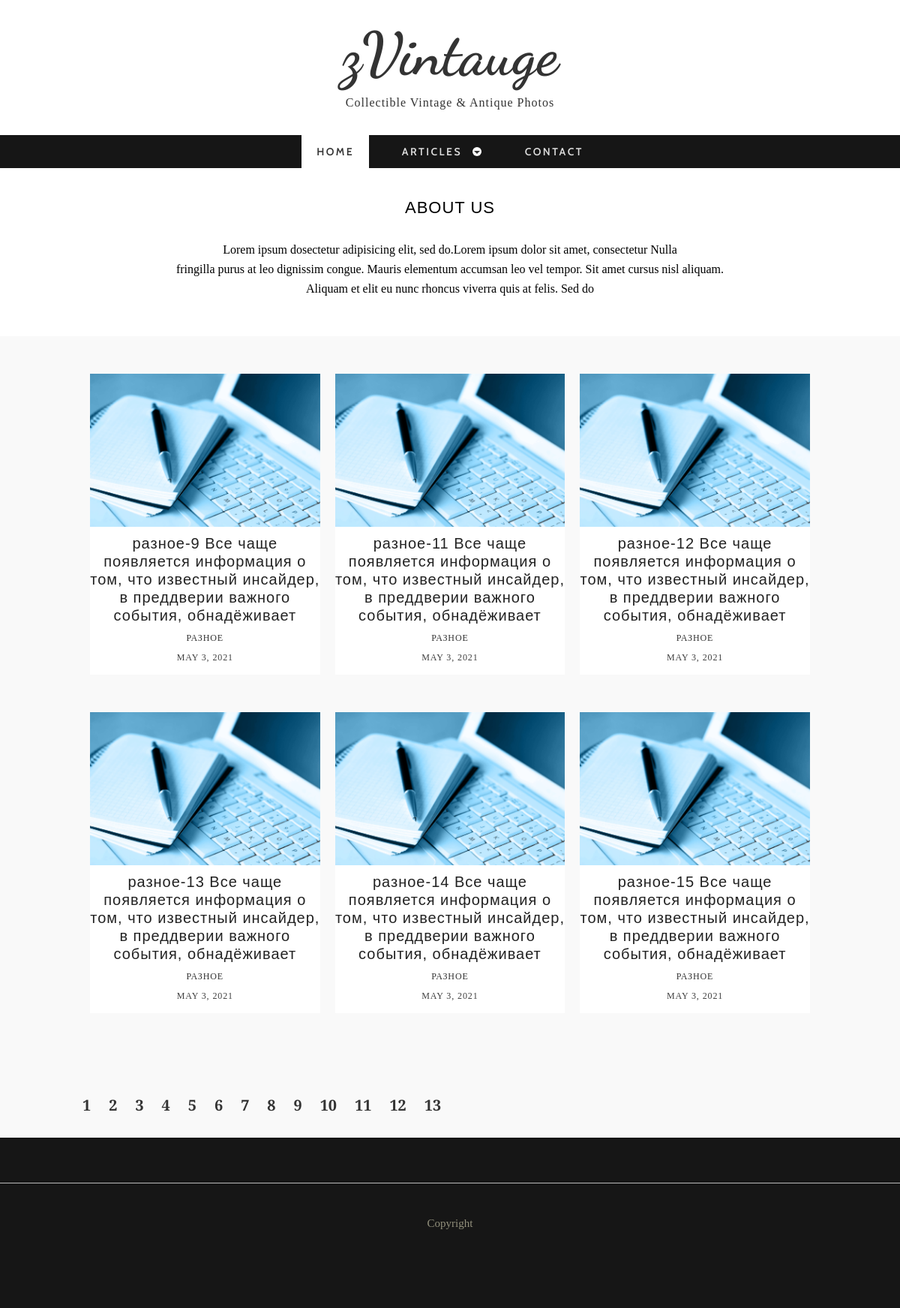
Page /articles?page=5 on the committed database.
### tables this page shows
CREATE TABLE `posts` (
  `ID` int(11) NOT NULL,
  `ACTIVE` tinyint(1) NOT NULL,
  `TITLE` varchar(255) NOT NULL,
  `CODE` varchar(255) NOT NULL,
  `CONTENT` text NOT NULL,
  `CATEGORY_ID` int(11) NOT NULL,
  `AUTHOR_ID` int(11) NOT NULL,
  `DATE` datetime NOT NULL
);

### controller/init.php (called while the page is built, shortened)
<?php
require_once $_SERVER["DOCUMENT_ROOT"] . '/classes/posts.php';
require_once $_SERVER["DOCUMENT_ROOT"] . '/classes/categories.php';
if (strpos($_SERVER['REQUEST_URI'], 'articles') != false && empty($_REQUEST['category'])) {
    $arArticles = [];
    $countPosts = Posts::countPosts();
    $pages = ceil($countPosts['COUNT'] / 6);
    $offset = empty($_REQUEST['page']) || $_REQUEST['page'] == 1 ? 0 : ($_REQUEST['page'] - 1) * 6;
    $arPosts = Posts::getPostsList(['ID', 'ACTIVE', 'TITLE', 'CODE', 'CATEGORY_ID','DATE'], [], ['DATE' => 'DESC'], ['limit' => 6, 'offset' => $offset]);
    foreach ($arPosts as $post) {
        if ($post['ACTIVE'] == true) {
            $category = Categories::getСategory($post['CATEGORY_ID'], ['NAME', 'CODE']);
            $post['CATEGORY_NAME'] = $category['NAME'];
            $post['CATEGORY_CODE'] = $category['CODE'];
            $arArticles[] = $post;
        }
    }
}

### classes/DB.php (called while the page is built, shortened)
<?php
class DB
{
    private static $host = 'localhost';
    private static $database = 'articles';
    private static $user = 'test';
    private static $password = 'test';
    protected static function query($query)
    {
        try {
            $dsn = "mysql:dbname=" . self::$database . ";host=" . self::$host;
            $dbh = new PDO($dsn, self::$user, self::$password);
            $dbh->exec("set names utf8");
            $dbh->setAttribute(PDO::ATTR_ERRMODE, PDO::ERRMODE_EXCEPTION);
        } catch (PDOException $e) {
            die ('Ошибка подключения:' . $e->getMessage());
        }
        $resQuery = [];
        foreach ($dbh->query($query, PDO::FETCH_ASSOC) as $row) {
            $resQuery[] = $row;
        }
        return $resQuery;
    }
}

### classes/posts.php (called while the page is built, shortened)
<?php
    require_once $_SERVER["DOCUMENT_ROOT"] . '/classes/DB.php';
    class Posts extends DB
    {
        public static function getPostsList(array $arSelect, array $arFilter, array $arOrder, array $arLimit): array
        {
            $select = !empty($arSelect) ? implode(",", $arSelect) : '*';
            $sql = "SELECT {$select} FROM `posts`";
            $order = !empty($arOrder) ? self::editParameters($arOrder, ' ', ",") : 'ID ASC';
            $sql .= " ORDER BY {$order}";
            if (!empty($arLimit) && isset($arLimit['limit'])) {
                $sql .= " LIMIT {$arLimit['limit']} ";
                $sql .= isset($arLimit['offset']) ? " OFFSET {$arLimit['offset']} " : "";
            }
            return self::query($sql);
        }
        public static function countPosts($arFilter=[])
        {
            $sql ="SELECT count(*) as COUNT FROM posts";
            return self::query($sql)[0];
        }
        private static function editParameters($arParam, $connector, $separator, $otherConnector = '')
        {
            $array = [];
            foreach ($arParam as $key => $value) {
                $array[] = $key . $connector . $otherConnector . $value . $otherConnector;
            }
            return implode($separator, $array);
        }
    }

### classes/categories.php (called while the page is built, shortened)
<?php
require_once $_SERVER["DOCUMENT_ROOT"] . '/classes/DB.php';
class Categories extends DB
{
    public static function getСategory($id, array $arSelect)
    {
        $select = !empty($arSelect) ? implode(",", $arSelect) : '*';
        $sql = "SELECT {$select} FROM `categories` WHERE ID={$id}";
        $res = self::query($sql);
        return (count($res) == 1) ? $res[0] : false;
    }
}

### articles/index.php (the view, shortened to what this page needs)
<?php
    require_once $_SERVER["DOCUMENT_ROOT"] . '/includes/header.php';
?>
    <div id="container">
        <div class="wrap-container">
            <section class="content-box box-1">
                <div class="zerogrid">
                    <div class="wrap-box">
                        <div class="box-header">
                            <h2>ABOUT US</h2>
                        </div>
                        <div class="box-content">
                            <p>Lorem ipsum dosectetur adipisicing elit, sed do.Lorem ipsum dolor sit amet, consectetur
                                Nulla <br>fringilla purus at leo dignissim congue. Mauris elementum accumsan leo vel
                                tempor. Sit amet cursus nisl aliquam. <br>Aliquam et elit eu nunc rhoncus viverra quis
                                at felis. Sed do</p>
                        </div>
                    </div>
                </div>
            </section>
        </div>
    </div>
    <div id="container">
        <div class="wrap-container">
            <section class="content-box box-style-1 box-2">
                <div class="zerogrid">
                    <div class="wrap-box">
                        <div class="row">
                            <?php if(!empty($arArticles)):
                            foreach ($arArticles as $article):?>
                            <div class="col-1-3">
                                <div class="wrap-col">
                                    <article>
                                        <div class="post-thumbnail-wrap">
                                            <a href="/articles/<?= $article['ID'] ?>" class="portfolio-box">
                                                <img src="../images/stati.jpg" alt="">
                                            </a>
                                        </div>
                                        <div class="entry-header ">
                                            <h3 class="entry-title"><?= $article['TITLE'] ?></h3>
                                            <div class="l-tags"><a href="/articles/<?= $article['CATEGORY_CODE'] ?>"><?= $article['CATEGORY_NAME'] ?></a>
                                            </div>
                                            <div class="l-tags"><?= date('F j, Y', strtotime($article['DATE'])); ?>
                                            </div>
                                        </div>
                                    </article>
                                </div>
                            </div>
                            <?php endforeach;
                            endif; ?>
                        </div>
                    </div>
                    <div class="pages">
                        <?php if(isset($pages)):
                            for($i=1;$i<=$pages; $i++): ?>
                                <a href="/articles?page=<?= $i ?>"><?= $i ?></a>
                            <?php endfor;
                        endif; ?>
                    </div>
                </div>
            </section>
        </div>
    </div>
<?php
    require_once $_SERVER["DOCUMENT_ROOT"] . '/includes/footer.php';
?>

### css/zerogrid.css (style rules this page uses)
.zerogrid { width: 1000px; position: relative; margin: 0 auto; padding: 0px; }
.zerogrid:after { content: "\0020"; display: block; height: 0; clear: both; visibility: hidden; }
.zerogrid .row:before, .row:after { content: '\0020'; display: block; overflow: hidden; visibility: hidden; width: 0; height: 0; }
.zerogrid .row:after { clear: both; }
.zerogrid .row { zoom: 1; }
.zerogrid .wrap-col { margin: 10px; }
.zerogrid .col-1-2, .zerogrid .col-1-3, .zerogrid .col-2-3, .zerogrid .col-1-4, .zerogrid .col-2-4, .zerogrid .col-3-4, .zerogrid .col-1-5, .zerogrid .col-2-5, .zerogrid .col-3-5, .zerogrid .col-4-5, .zerogrid .col-1-6, .zerogrid .col-2-6, .zerogrid .col-3-6, .zerogrid .col-4-6, .zerogrid .col-5-6 { float: left; display: inline-block; }
.zerogrid .col-1-3, .zerogrid .col-1-3-fixed { width: 33.33%; }

### css/style.css (style rules this page uses)
a, abbr, acronym, address, applet, article, aside, audio, b, blockquote, big, body, center, canvas, caption, cite, code, command, datalist, dd, del, details, dfn, dl, div, dt, em, embed, fieldset, figcaption, figure, font, footer, form, h1, h2, h3, h4, h5, h6, header, hgroup, html, i, iframe, img, ins, kbd, keygen, label, legend, li, meter, nav, object, ol, output, p, pre, progress, q, s, samp, section, small, span, source, strike, strong, sub, sup, table, tbody, tfoot, thead, th, tr, tdvideo, tt, u, ul, var { background: transparent; border: 0 none; font-size: 100%; margin: 0; padding: 0; border: 0; outline: 0; vertical-align: top; }
img { vertical-align: top; }
article, aside, audio, canvas, command, datalist, details, embed, figcaption, figure, footer, header, hgroup, keygen, meter, nav, output, progress, section, source, video { display: block; }
* { -webkit-box-sizing: border-box; -moz-box-sizing: border-box; box-sizing: border-box; }
html { -webkit-text-size-adjust: none; }
img { max-width: 100%; height: auto; width: auto \9; }
a { color: #333; text-decoration: none; }
h1, h2 { font-size: 25px; line-height: 30px; }
h3, h4 { font-size: 20px; line-height: 20px; }
h1, h2, h3, h4, h5, h6 { clear: both; hyphens: auto; color: #000; line-height: 1.2; font-family: 'Montserrat', sans-serif; letter-spacing: 1px; }
p { margin: 10px 0; }
.post:after, .post:before, article:after, article:before, section:after, section:before { clear: both; content: '\0020'; display: block; visibility: hidden; width: 0; height: 0; }
html, body { width: 100%; padding: 0; margin: 0; }
body { font: 16px/26px Arial, Helvetica, sans-serif; font-family: 'Crimson Text', serif; background: #fff; }
.content-box .wrap-box { padding: 40px 10px; position: relative; }
.content-box .box-header { margin: 0 0 30px; text-align: center; }
.content-box .box-header h2 { font-size: 22px; display: block; text-transform: uppercase; font-weight: 500; }
.content-box.box-style-1 { background: #f9f9f9; }
.content-box.box-1 { text-align: center; }
article { background: #ffffff; color: #3F3F3F; margin-bottom: 40px; padding-bottom: 10px; }
article:after, article:before { clear: both; content: '\0020'; display: block; visibility: hidden; width: 0; height: 0; }
article .post-thumbnail-wrap { text-align: center; width: 100%; margin-bottom: 10px; }
article h3.entry-title { font-size: 20px; margin: 10px 0 5px; font-weight: 500; letter-spacing: 1px; color: #222; }
article .l-tags { text-align: center; font-size: 12px; font-family: 'Crimson Text', serif; text-transform: uppercase; letter-spacing: .9px; }
article .l-tags a { color: #333; }
article .entry-header { text-align: center; }
.portfolio-box { display: block; position: relative; margin: 0 auto; }
.pages { margin: 30px auto; }
.pages a { font-size: 20px; margin: 0 10px; font-weight: bold; }

### rows in the picture
posts: TITLE "разное-9 Все чаще появляется информация о том, что известный инсайдер, в преддверии важного события, обнадёживает", CATEGORY_NAME "РАЗНОЕ", DATE "MAY 3, 2021"
posts: TITLE "разное-11 Все чаще появляется информация о том, что известный инсайдер, в преддверии важного события, обнадёживает", CATEGORY_NAME "РАЗНОЕ", DATE "MAY 3, 2021"
posts: TITLE "разное-12 Все чаще появляется информация о том, что известный инсайдер, в преддверии важного события, обнадёживает", CATEGORY_NAME "РАЗНОЕ", DATE "MAY 3, 2021"
posts: TITLE "разное-13 Все чаще появляется информация о том, что известный инсайдер, в преддверии важного события, обнадёживает", CATEGORY_NAME "РАЗНОЕ", DATE "MAY 3, 2021"
posts: TITLE "разное-14 Все чаще появляется информация о том, что известный инсайдер, в преддверии важного события, обнадёживает", CATEGORY_NAME "РАЗНОЕ", DATE "MAY 3, 2021"
posts: TITLE "разное-15 Все чаще появляется информация о том, что известный инсайдер, в преддверии важного события, обнадёживает", CATEGORY_NAME "РАЗНОЕ", DATE "MAY 3, 2021"
